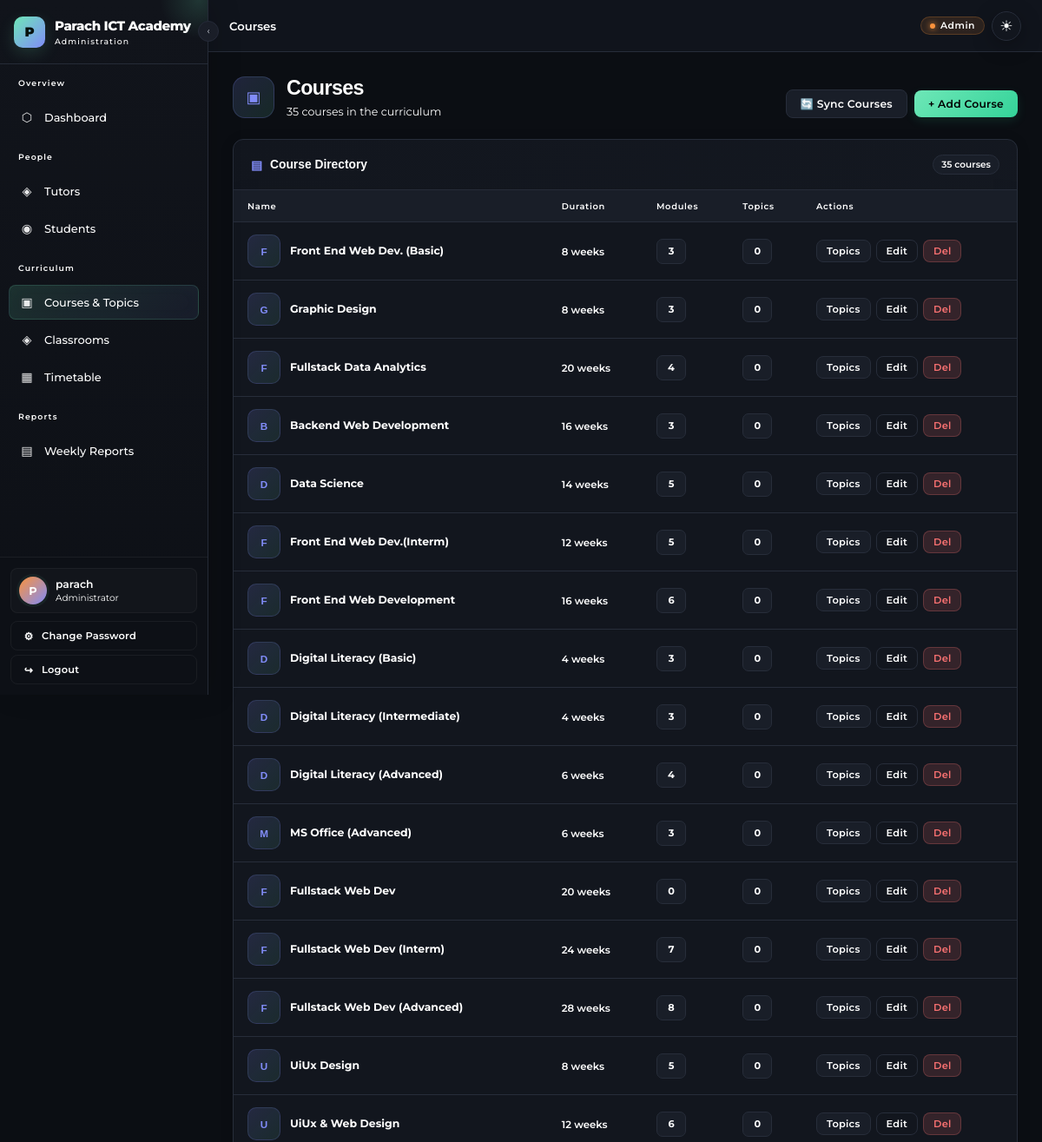
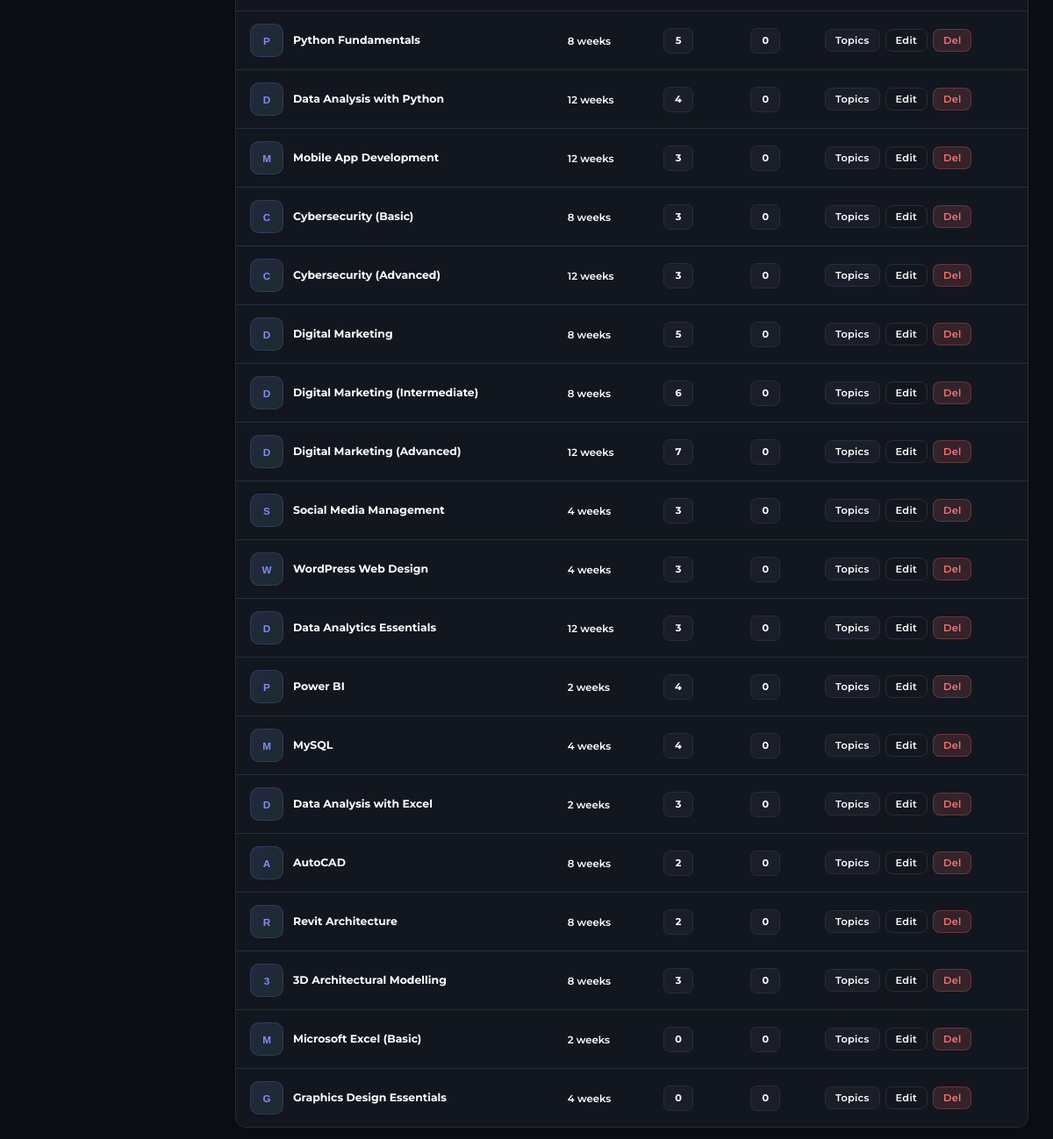
Screenshot of /admin-panel/courses/ (signed in) with the database file from the repository (2 pictures, top to bottom).
### core/models.py (models this page shows, shortened)
class Course(models.Model):
    name = models.CharField(max_length=255)
    description = models.TextField(blank=True)
    code = models.CharField(max_length=20, unique=True)
    duration_weeks = models.PositiveIntegerField(default=12)
    created_at = models.DateTimeField(auto_now_add=True)
    external_id   = models.PositiveIntegerField(unique=True, null=True, blank=True, db_index=True)
    price         = models.DecimalField(max_digits=12, decimal_places=2, null=True, blank=True)
    duration      = models.PositiveIntegerField(null=True, blank=True)  # raw value from API
    skills        = models.CharField(max_length=500, blank=True)
    resource_link = models.URLField(max_length=500, blank=True)
    is_synced     = models.BooleanField(default=False)

### core/views.py (the view)
# urls.py: path('admin-panel/courses/',                 views.admin_courses,       name='admin_courses'),
@login_required
@user_passes_test(is_admin)
def admin_courses(request):
    courses = Course.objects.annotate(
        student_count=Count('students', distinct=True),
        topic_count=Count('topics', distinct=True),
        module_count=Count('modules', distinct=True),
    )
    return render(request, 'core/admin_courses.html', {'courses': courses})

### core/views.py (called while the page is built)
def is_admin(user):
    return user.is_staff or user.is_superuser

### core/templates/core/admin_courses.html (shortened to what this page needs)
{% extends "core/admin_base.html" %}
{% block breadcrumb %}Courses{% endblock %}
{% block content %}
<div class="courses-page">
  <div class="courses-header">
    <div class="courses-heading">
      <div class="courses-icon">
        ▣
      </div>
      <div>
        <h1 class="courses-title">
          Courses
        </h1>
        <p class="courses-subtitle">
          {{ courses.count }} course{{ courses.count|pluralize }} in the curriculum
        </p>
      </div>
    </div>
    <div class="courses-actions">
      <form method="post"
            action="{% url 'admin_sync_courses' %}"
            class="sync-form">
        <button type="submit"
                class="btn btn-secondary sync-button">
          🔄 Sync Courses
        </button>
      </form>
      <a href="{% url 'admin_course_create' %}"
         class="btn btn-primary">
        + Add Course
      </a>
    </div>
  </div>
  <div class="card courses-card">
    <div class="courses-card-header">
      <div class="courses-card-title">
        <span class="courses-card-title-icon">▤</span>
        Course Directory
      </div>
      <span class="courses-count">
        {{ courses.count }} course{{ courses.count|pluralize }}
      </span>
    </div>
    <div class="table-wrap courses-table-wrap">
      <table class="courses-table">
        <thead>
          <tr>
            <th>Name</th>
            <th>Duration</th>
            <th>Modules</th>
            <th>Topics</th>
            <th>Actions</th>
          </tr>
        </thead>
        <tbody>
        {% for c in courses %}
          <tr>
            <td>
              <div class="course-name-cell">
                <div class="course-avatar">
                  {{ c.name|slice:":1"|upper }}
                </div>
                <div>
                  <div class="course-name">
                    {{ c.name }}
                  </div>
                </div>
              </div>
            </td>
            <td>
              <span class="duration-value">
                {{ c.duration_weeks }} weeks
              </span>
            </td>
            <td>
              <span class="curriculum-count">
                {{ c.module_count }}
              </span>
            </td>
            <td>
              <span class="curriculum-count">
                {{ c.topic_count }}
              </span>
            </td>
            <td>
              <div class="course-actions-cell">
                <a href="{% url 'admin_course_detail' c.pk %}"
                   class="btn btn-secondary btn-sm">
                  Topics
                </a>
                <a href="{% url 'admin_course_edit' c.pk %}"
                   class="btn btn-ghost btn-sm">
                  Edit
                </a>
                <a href="{% url 'admin_course_delete' c.pk %}"
                   class="btn btn-danger btn-sm">
                  Del
                </a>
              </div>
            </td>
          </tr>
        {% endfor %}
        </tbody>
      </table>
    </div>
  </div>
</div>
{% endblock %}

### core/templates/core/admin_base.html (shortened to what this page needs)
{% extends "core/base.html" %}
{% block sidebar %}
<aside class="sidebar">
    <div class="sidebar-logo">
        <div class="admin-logo-mark">
            P
        </div>
        <div class="admin-logo-content">
            <div class="logo-text">
                Parach ICT Academy
            </div>
            <div class="logo-sub">
                Administration
            </div>
        </div>
    </div>
    <nav class="sidebar-nav">
        <div class="nav-section">
            <div class="nav-label">
                Overview
            </div>
            <a href="{% url 'admin_dashboard' %}"
               class="nav-item {% if request.resolver_match.url_name == 'admin_dashboard' %}active{% endif %}"
               data-label="Dashboard">
                <span class="icon">⬡</span>
                <span class="nav-text">
                    Dashboard
                </span>
            </a>
        </div>
        <div class="nav-section">
            <div class="nav-label">
                People
            </div>
            <a href="{% url 'admin_tutors' %}"
               class="nav-item {% if request.resolver_match.url_name in 'admin_tutors admin_tutor_create admin_tutor_detail admin_tutor_edit admin_tutor_delete' %}active{% endif %}"
               data-label="Tutors">
                <span class="icon">◈</span>
                <span class="nav-text">
                    Tutors
                </span>
            </a>
            <a href="{% url 'admin_students' %}"
               class="nav-item {% if request.resolver_match.url_name in 'admin_students admin_student_add admin_student_detail admin_student_edit admin_student_delete' %}active{% endif %}"
               data-label="Students">
                <span class="icon">◉</span>
                <span class="nav-text">
                    Students
                </span>
            </a>
        </div>
        <div class="nav-section">
            <div class="nav-label">
                Curriculum
            </div>
            <a href="{% url 'admin_courses' %}"
               class="nav-item {% if request.resolver_match.url_name in 'admin_courses admin_course_create admin_course_detail admin_course_edit admin_course_delete admin_module_create admin_module_edit admin_module_delete admin_topic_create admin_topic_edit admin_topic_delete' %}active{% endif %}"
               data-label="Courses & Topics">
                <span class="icon">▣</span>
                <span class="nav-text">
                    Courses & Topics
                </span>
            </a>
            <a href="{% url 'admin_classrooms' %}"
               class="nav-item {% if request.resolver_match.url_name in 'admin_classrooms admin_classroom_detail' %}active{% endif %}"
               data-label="Classrooms">
                <span class="icon">◈</span>
                <span class="nav-text">
                    Classrooms
                </span>
            </a>
            <a href="{% url 'admin_timetable' %}"
               class="nav-item {% if request.resolver_match.url_name in 'admin_timetable admin_timetable_create admin_timetable_edit admin_timetable_delete' %}active{% endif %}"
               data-label="Timetable">
                <span class="icon">▦</span>
                <span class="nav-text">
                    Timetable
                </span>
            </a>
        </div>
        <div class="nav-section">
            <div class="nav-label">
                Reports
            </div>
            <a href="{% url 'admin_reports' %}"
               class="nav-item {% if request.resolver_match.url_name in 'admin_reports admin_report_detail' %}active{% endif %}"
               data-label="Weekly Reports">
                <span class="icon">▤</span>
                <span class="nav-text">
                    Weekly Reports
                </span>
            </a>
        </div>
    </nav>
    <div class="sidebar-footer">
        <div class="user-pill">
            <div class="user-avatar admin-avatar">
                {{ request.user.username|slice:":1"|upper }}
            </div>
            <div class="user-info">
                <div class="user-name">
                    {{ request.user.get_full_name|default:request.user.username }}
                </div>
                <div class="user-role">
                    Administrator
                </div>
            </div>
        </div>
        <div class="sidebar-actions">
            <a href="{% url 'admin_change_password' %}"
               class="btn btn-ghost btn-sm sidebar-action-btn"
               data-label="Change Password">
                <span class="action-icon">
                    ⚙
                </span>
                <span class="action-text">
                    Change Password
                </span>
            </a>
            <a href="{% url 'logout' %}"
               class="btn btn-ghost btn-sm sidebar-action-btn logout-action"
               data-label="Logout">
                <span class="action-icon">
                    ↪
                </span>
                <span class="action-text">
                    Logout
                </span>
            </a>
        </div>
    </div>
</aside>
{% endblock %}
{% block topbar %}
<div class="top-bar">
    <div class="admin-topbar">
        <div class="admin-breadcrumb"
             style="font-family:var(--font);font-size:.88rem;font-weight:600;color:var(--text)">
            {% block breadcrumb %}{% endblock %}
        </div>
    </div>
    <div class="flex gap-2 items-center">
        <span class="badge admin-badge"
              style="
                  background:rgba(251,146,60,.12);
                  color:var(--text);
                  border:1px solid rgba(251,146,60,.22);
              ">
            Admin
        </span>
        <button
            type="button"
            class="theme-toggle"
            id="themeToggle"
            title="Toggle light / dark theme"
            aria-label="Toggle theme">
            <span id="themeIcon">☀</span>
        </button>
    </div>
</div>
{% endblock %}

### core/templates/core/admin_base.html (style rules this page uses)
.sidebar { background: linear-gradient( 180deg, #11141b 0%, #0d1016 100% ); box-shadow: 8px 0 30px rgba(0,0,0,.12); position: fixed; top: 0; left: 0; bottom: 0; height: 100vh; height: 100dvh; display: flex; flex-direction: column; overflow: hidden; z-index: 100; }
.sidebar-logo { display: flex; align-items: center; gap: 11px; min-height: 74px; flex-shrink: 0; padding: 14px 16px; position: relative; overflow: hidden; }
.sidebar-logo::after { content: ""; position: absolute; width: 90px; height: 90px; right: -35px; top: -45px; border-radius: 50%; background: radial-gradient( circle, rgba(110,231,183,.16), transparent 70% ); pointer-events: none; }
.admin-logo-mark { width: 36px; height: 36px; flex-shrink: 0; display: flex; align-items: center; justify-content: center; border-radius: 10px; background: linear-gradient( 135deg, var(--accent), var(--accent2) ); color: #07110d; font-size: 1rem; font-weight: 900; box-shadow: 0 6px 18px rgba(110,231,183,.16); }
.admin-logo-content { min-width: 0; }
.sidebar-logo .logo-text { font-size: 1rem; overflow: hidden; text-overflow: ellipsis; }
.sidebar-logo .logo-sub { margin-top: 3px; font-size: .62rem; letter-spacing: .12em; color: var(--sb-text); }
.sidebar-nav { flex: 1; min-height: 0; overflow-y: auto; overflow-x: hidden; padding: 16px 10px; scrollbar-width: thin; scrollbar-color: rgba(255,255,255,.15) transparent; }
.nav-section { margin-bottom: 20px; }
.nav-label { padding-left: 11px; margin-bottom: 7px; font-size: .62rem; letter-spacing: .12em; color: var(--sb-text); }
.nav-item { position: relative; min-height: 40px; border: 1px solid transparent; transition: background .18s ease, color .18s ease, border-color .18s ease, transform .18s ease; }
.nav-item.active::before { content: ""; position: absolute; left: -10px; top: 8px; bottom: 8px; width: 3px; border-radius: 0 4px 4px 0; background: linear-gradient( 180deg, var(--accent), var(--accent2) ); box-shadow: 0 0 10px rgba(110,231,183,.35); }
.nav-item.active { box-shadow: inset 0 0 20px rgba(110,231,183,.025); }
.nav-item .icon { width: 20px; font-size: .95rem; opacity: .9; }
.nav-text { overflow: hidden; text-overflow: ellipsis; }
.sidebar-footer { flex-shrink: 0; padding: 12px; background: #0d1016; border-top: 1px solid rgba(255,255,255,.06); }
.user-pill { padding: 9px; border: 1px solid rgba(255,255,255,.045); background: rgba(255,255,255,.025); transition: background .2s ease, border-color .2s ease; }
.admin-avatar { background: linear-gradient( 135deg, var(--accent3), var(--accent2) ) !important; color: #fff; }
.sidebar-actions { display: flex; flex-direction: column; gap: 5px; margin-top: 9px; }
.sidebar-action-btn { width: 100%; justify-content: flex-start; min-height: 34px; border-color: rgba(255,255,255,.055); }
.action-icon { width: 18px; text-align: center; font-size: .8rem; flex-shrink: 0; }
.action-text { overflow: hidden; white-space: nowrap; }
.top-bar { min-width: 0; backdrop-filter: blur(12px); -webkit-backdrop-filter: blur(12px); background: color-mix( in srgb, var(--surface) 88%, transparent ); }
.admin-topbar { display: flex; align-items: center; gap: 10px; }
.admin-breadcrumb { overflow: hidden; text-overflow: ellipsis; white-space: nowrap; }
.admin-badge { display: inline-flex; align-items: center; gap: 6px; }
.admin-badge::before { content: ""; width: 6px; height: 6px; border-radius: 50%; background: var(--accent3); box-shadow: 0 0 7px var(--accent3); }

### rows the page displays
Course: name "F", name "Front End Web Dev. (Basic)", duration_weeks "8", module_count "3", topic_count "0"
Course: name "G", name "Graphic Design", duration_weeks "8", module_count "3", topic_count "0"
Course: name "F", name "Fullstack Data Analytics", duration_weeks "20", module_count "4", topic_count "0"
Course: name "B", name "Backend Web Development", duration_weeks "16", module_count "3", topic_count "0"
Course: name "D", name "Data Science", duration_weeks "14", module_count "5", topic_count "0"
Course: name "F", name "Front End Web Dev.(Interm)", duration_weeks "12", module_count "5", topic_count "0"
Course: name "F", name "Front End Web Development", duration_weeks "16", module_count "6", topic_count "0"
Course: name "D", name "Digital Literacy (Basic)", duration_weeks "4", module_count "3", topic_count "0"
Course: name "D", name "Digital Literacy (Intermediate)", duration_weeks "4", module_count "3", topic_count "0"
Course: name "D", name "Digital Literacy (Advanced)", duration_weeks "6", module_count "4", topic_count "0"
Course: name "M", name "MS Office (Advanced)", duration_weeks "6", module_count "3", topic_count "0"
Course: name "F", name "Fullstack Web Dev", duration_weeks "20", module_count "0", topic_count "0"
Course: name "F", name "Fullstack Web Dev (Interm)", duration_weeks "24", module_count "7", topic_count "0"
Course: name "F", name "Fullstack Web Dev (Advanced)", duration_weeks "28", module_count "8", topic_count "0"
Course: name "U", name "UiUx Design", duration_weeks "8", module_count "5", topic_count "0"
Course: name "U", name "UiUx & Web Design", duration_weeks "12", module_count "6", topic_count "0"
Course: name "P", name "Python Fundamentals", duration_weeks "8", module_count "5", topic_count "0"
Course: name "D", name "Data Analysis with Python", duration_weeks "12", module_count "4", topic_count "0"
Course: name "M", name "Mobile App Development", duration_weeks "12", module_count "3", topic_count "0"
Course: name "C", name "Cybersecurity (Basic)", duration_weeks "8", module_count "3", topic_count "0"
Course: name "C", name "Cybersecurity (Advanced)", duration_weeks "12", module_count "3", topic_count "0"
Course: name "D", name "Digital Marketing", duration_weeks "8", module_count "5", topic_count "0"
Course: name "D", name "Digital Marketing (Intermediate)", duration_weeks "8", module_count "6", topic_count "0"
Course: name "D", name "Digital Marketing (Advanced)", duration_weeks "12", module_count "7", topic_count "0"
Course: name "S", name "Social Media Management", duration_weeks "4", module_count "3", topic_count "0"
Course: name "W", name "WordPress Web Design", duration_weeks "4", module_count "3", topic_count "0"
Course: name "D", name "Data Analytics Essentials", duration_weeks "12", module_count "3", topic_count "0"
Course: name "P", name "Power BI", duration_weeks "2", module_count "4", topic_count "0"
Course: name "M", name "MySQL", duration_weeks "4", module_count "4", topic_count "0"
Course: name "D", name "Data Analysis with Excel", duration_weeks "2", module_count "3", topic_count "0"
Course: name "A", name "AutoCAD", duration_weeks "8", module_count "2", topic_count "0"
Course: name "R", name "Revit Architecture", duration_weeks "8", module_count "2", topic_count "0"
Course: name "3", name "3D Architectural Modelling", duration_weeks "8", module_count "3", topic_count "0"
Course: name "M", name "Microsoft Excel (Basic)", duration_weeks "2", module_count "0", topic_count "0"
Course: name "G", name "Graphics Design Essentials", duration_weeks "4", module_count "0", topic_count "0"

### other values shown
{{ request.user.username|slice:":1"|upper }} "P"
{{ request.user.get_full_name|default:request.user.username }} "parach"
{{ courses.count }} "35"
